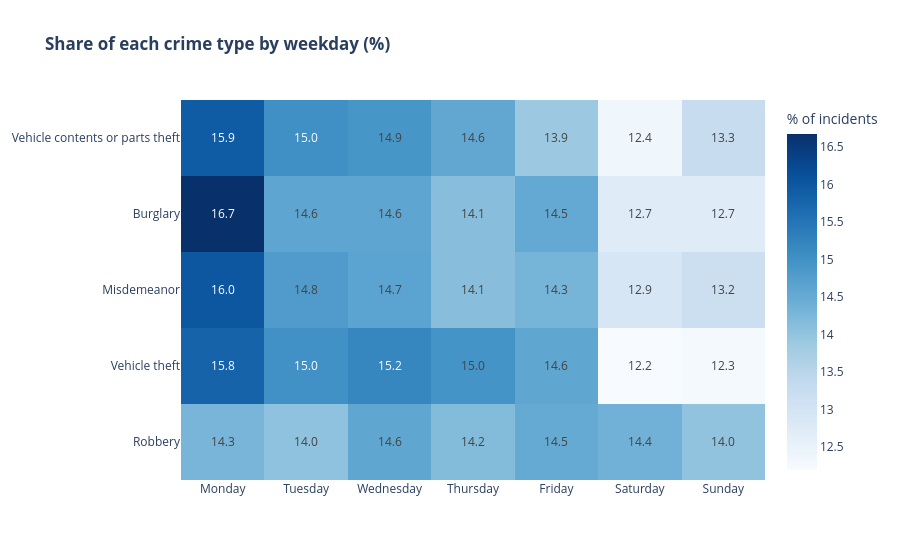

The notebook cell this image was saved under:
### Markdown cell above
## 4. When do crimes happen?
For each crime type, the share of its incidents falling on each weekday shows which ones are tied to the working week and which to the weekend.

### Code cell
week = full.pivot_table(index="CATEGORY", columns="WEEKDAY", values="DATE",
                        aggfunc="count", observed=False)[WEEKDAYS]
week = week.div(week.sum(axis=1), axis=0).mul(100).loc[MAIN_CATEGORIES]

fig = px.imshow(week, text_auto=".1f", aspect="auto", color_continuous_scale="Blues",
                labels=dict(x="", y="", color="% of incidents"),
                title="<b>Share of each crime type by weekday (%)</b>")
fig.show()

### Figure 1 — Plotly figure (JSON) as saved in the notebook; plotly's stock layout.template omitted (floating-point values rounded to 4 significant figures)
{"data": [{"coloraxis": "coloraxis", "hovertemplate": "x: %{x}<br>y: %{y}<br>% of incidents: %{z}<extra></extra>", "name": "0", "texttemplate": "%{z:.1f}", "type": "heatmap", "x": ["Monday", "Tuesday", "Wednesday", "Thursday", "Friday", "Saturday", "Sunday"], "xaxis": "x", "y": ["Vehicle contents or parts theft", "Burglary", "Misdemeanor", "Vehicle theft", "Robbery"], "yaxis": "y", "z": [[15.93, 15.02, 14.92, 14.57, 13.89, 12.38, 13.29], [16.68, 14.62, 14.6, 14.11, 14.54, 12.73, 12.72], [16.01, 14.81, 14.66, 14.11, 14.31, 12.93, 13.17], [15.8, 15.0, 15.19, 14.96, 14.59, 12.19, 12.26], [14.28, 14.04, 14.59, 14.17, 14.52, 14.37, 14.02]]}], "layout": {"coloraxis": {"autocolorscale": false, "colorbar": {"title": {"text": "% of incidents"}}, "colorscale": [[0, "rgb(247,251,255)"], [0.125, "rgb(222,235,247)"], [0.25, "rgb(198,219,239)"], [0.375, "rgb(158,202,225)"], [0.5, "rgb(107,174,214)"], [0.625, "rgb(66,146,198)"], [0.75, "rgb(33,113,181)"], [0.875, "rgb(8,81,156)"], [1, "rgb(8,48,107)"]]}, "title": {"text": "<b>Share of each crime type by weekday (%)</b>"}, "xaxis": {"anchor": "y", "domain": [0, 1]}, "yaxis": {"anchor": "x", "autorange": "reversed", "domain": [0, 1]}}}
